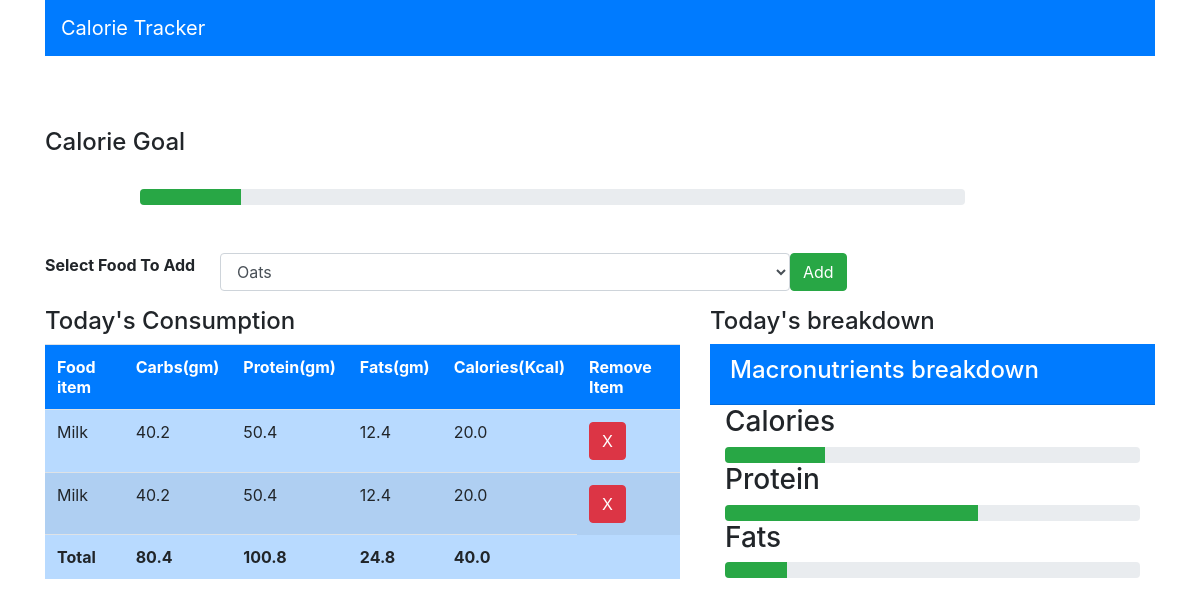
Screenshot of /tracker (signed in) with the database file from the repository.
### diettracker/models.py (models this page shows, shortened)
class Consume(models.Model):
   user=models.ForeignKey(User,on_delete=models.CASCADE)
   food_consumed=models.ForeignKey(Food,on_delete=models.CASCADE)

class Food(models.Model):
   foodname=models.CharField(max_length=40)
   carbs=models.FloatField()
   protein=models.FloatField()
   fats=models.FloatField()
   calorie=models.FloatField()

### diettracker/views.py (the view)
# urls.py: path("tracker",views.tracker,name="tracker"),
def tracker(request):
    foods=Food.objects.all()
    if request.method=="POST":
        food=request.POST['food_consumed']
        consume = Food.objects.get(foodname=food)
        user = request.user
        consume = Consume(user=user,food_consumed=consume)
        consume.save()
    consumed_food = Consume.objects.filter(user=request.user)
    protein=0
    carbs=0
    calories=0
    fats=0
    total=0
    for food in consumed_food:
        protein=round(food.food_consumed.protein+protein,2)
        fats=round(food.food_consumed.fats+fats,2)
        carbs=round(food.food_consumed.carbs+carbs,2)
        calories=round(food.food_consumed.calorie+calories,2)
    total=protein+fats+calories
    dailygoal=(protein+fats+carbs+calories)/2000*100
    fats_percentage=fats/total*100
    protein_percentage=protein/total*100
    calories_percentage=calories/total*100
    breakdown={
        "Fats":fats_percentage,
        "Protein":protein_percentage,
        "Calories":calories_percentage
    }
    return render(request,"diettracker/tracker.html",{
        "foods":foods,
        'consumed_food':consumed_food,
        'protein':protein,
        "carbs":carbs,
        "fats":fats,
        "calories":calories,
        "dailygoal":dailygoal,
        "breakdown":breakdown,
        "calories_percentage":calories_percentage,
        'fats_percentage':fats_percentage,
        'protein_percentage':protein_percentage
    })

### diettracker/templates/diettracker/tracker.html (shortened to what this page needs)
<html>
    <head>
        <link rel="stylesheet" href="https://maxcdn.bootstrapcdn.com/bootstrap/4.0.0/css/bootstrap.min.css">
    </head>
    <body>
        <div class="container">
            <div class="row">
                <div class="col-md-12">
                    <nav class="navbar navbar-dark bg-primary">
                        <span class="navbar-brand">Calorie Tracker</span>
                    </nav>
                </div>
            </div>
            <br><br><br>
            <h4>Calorie Goal</h4>
            <br>
            <div class="row">
                <div class="col-md-9 offset-1">
                    <div class="progress">
                            <div class="progress-bar bg-success" role="progressbar" style="width: {{dailygoal}}%" aria-valuenow="0" aria-valuemin="0" aria-valuemax="0"></div>
                    </div>
                </div>
            </div>
            <br><br>
            <div class="row">
                <div class="col-md-12">
                        <form method="POST">
                            <div class="form-group row">
                                <label class="col-md-2">
                                    <b>Select Food To Add </b>
                                </label>
                                <select class="col-md-6 form-control" name="food_consumed" id="food_consumed">
                                        {% for food in foods %}
                                            <option value="{{food.foodname}}">{{food.foodname}}</option>
                                        {% endfor %}
                                </select>
                                <button class="btn btn-success" type="submit">Add</button>
                            </div>
                        </form>
                </div>
            </div>
            <div class="row">
                <div class="col-md-7">
                    <div>
                        <h4> Today's Consumption</h4>
                    </div>
                    <table id="table" class="table table-striped table-primary">
                        <tr class="bg-primary text-white">
                            <th>Food item</th>
                            <th>Carbs(gm)</th>
                            <th>Protein(gm)</th>
                            <th>Fats(gm)</th>
                            <th>Calories(Kcal)</th>
                            <th>Remove Item</th>
                        </tr>
                            {% for c in consumed_food %}
                                <tr>
                                    <td>{{c.food_consumed.foodname}}</td>
                                    <td>{{c.food_consumed.carbs}}</td>
                                    <td>{{c.food_consumed.protein}}</td>
                                    <td>{{c.food_consumed.fats}}</td>
                                    <td>{{c.food_consumed.calorie}}</td>
                                    <td><a class="btn btn-danger" href="{% url 'delete' c.id %}">X</a></td>
                                </tr>
                            {% endfor %}
                                <tr>
                                    <td ><b>Total</b></td>
                                    <td ><b>{{carbs}}</b></td>
                                    <td ><b>{{protein}}</b></td>
                                    <td ><b>{{fats}}</b></td>
                                    <td ><b>{{calories}}</b></td>
                                </tr>
                    </table>
                </div>
                <div class="col-md-5 ">
                    <div class="">
                        <h4>Today's breakdown</h4>
                    </div>
                    <div class="card-header text-white bg-primary">
                        <h4>Macronutrients breakdown</h4>
                    </div>
                    <div class="col-md-12">
                        <h3>Calories</h3>
                        <div class="progress">
                        <div class="progress-bar bg-success" role="progressbar" style="width: {{calories_percentage}}%" aria-valuenow="0" aria-valuemin="0" aria-valuemax="0"></div>
                        </div>
                        <h3>Protein</h3>
                        <div class="progress">
                        <div class="progress-bar bg-success" role="progressbar" style="width: {{protein_percentage}}%" aria-valuenow="0" aria-valuemin="0" aria-valuemax="0"></div>
                        </div>
                        <h3>Fats</h3>
                        <div class="progress">
                        <div class="progress-bar bg-success" role="progressbar" style="width: {{fats_percentage}}%" aria-valuenow="0" aria-valuemin="0" aria-valuemax="0"></div>
                        </div>
                    </div>
                </div>
            </div>
        </div>
    </body>

### rows the page displays
Consume: food_consumed.foodname "Milk", food_consumed.carbs "40.2", food_consumed.protein "50.4", food_consumed.fats "12.4", food_consumed.calorie "20.0"
Consume: food_consumed.foodname "Milk", food_consumed.carbs "40.2", food_consumed.protein "50.4", food_consumed.fats "12.4", food_consumed.calorie "20.0"

### other values shown
{{ carbs }} "80.4"
{{ protein }} "100.8"
{{ fats }} "24.8"
{{ calories }} "40.0"
form field food_consumed "Oats"
